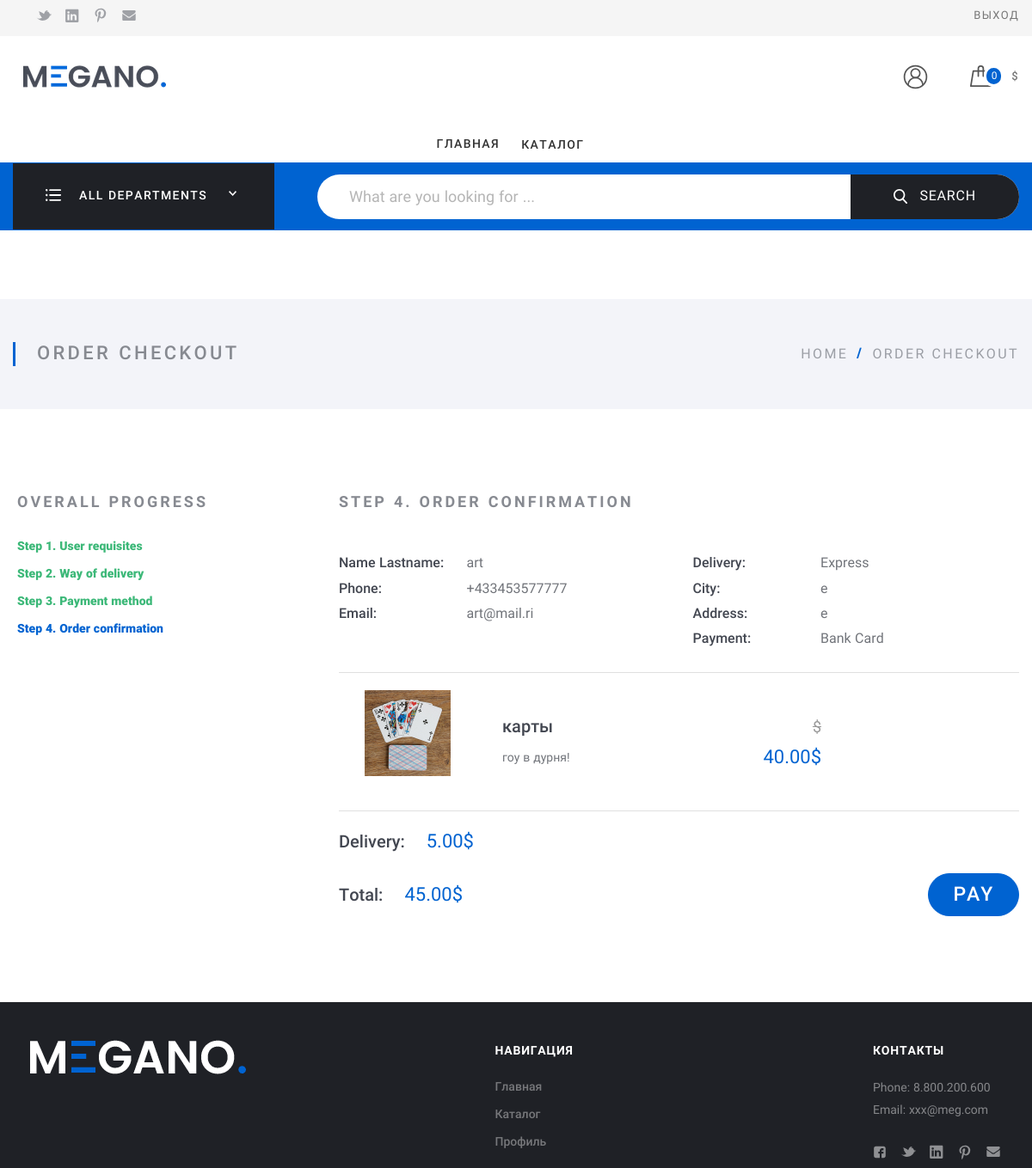
Page /step4/184/ (signed in) on the committed database.
### my_store_app/models.py (models this page shows, shortened)
class Order(models.Model):
    DELIVERY_CHOICES = [("reg", _("Regular")), ("exp", _("Express"))]
    PAYMENT_CHOICES = [
        ("card", _("Bank Card")),
        ("cash", _("From random account")),
    ]
    customer = models.ForeignKey(
        User,
        on_delete=models.CASCADE,
        null=True,
        related_name="orders",
        verbose_name=_("customer"),
    )
    fio = models.CharField(
        max_length=100, null=True, blank=True, verbose_name=_("name and lastname")
    )
    phone_valid = RegexValidator(
        regex=r"^\+?1?\d{6,15}$",
        message=" ".join(
            [
                str(_("номер телефона необходимо вводить в формате:")),
                "+999999999",
                str(_("до 15 символов.")),
            ]
        ),
    )
    phone = models.CharField(
        max_length=16,
        validators=[phone_valid],
        null=True,
        blank=True,
        verbose_name=_("phone number"),
    )
    email = models.EmailField(null=True, blank=True, verbose_name=_("email"))
    delivery = models.CharField(
        max_length=3,
        choices=DELIVERY_CHOICES,
        default="reg",
        verbose_name=_("delivery"),
    )
    payment_method = models.CharField(
        max_length=4,
        choices=PAYMENT_CHOICES,
        default="card",
        verbose_name=_("payment method"),
    )
    city = models.CharField(
        max_length=25, null=True, blank=True, verbose_name=_("city")
    )
    address = models.TextField(
        max_length=255, null=True, blank=True, verbose_name=_("address")
    )
    in_order = models.BooleanField(default=False, verbose_name=_("in order"))
    paid = models.BooleanField(default=False, verbose_name=_("order is payed"))
    payment_error = models.CharField(
        max_length=50, null=True, blank=True, verbose_name=_("payment error")
    )
    ordered = models.DateTimeField(
        null=True, blank=True, verbose_name=_("order placement date")
    )
    braintree_id = models.CharField(
        max_length=150, blank=True, verbose_name=_("transaction id")
    )
    delivery_cost = models.DecimalField(
        max_digits=10, decimal_places=2, default=0, verbose_name=_("Delivery cost")
    )
    @property
    def total_sum(self) -> Decimal:
        total = Decimal(0.00)
        for product in self.order_products.all():
            total += (
                product.final_price * product.quantity + product.order.delivery_cost
            )
        return Decimal(total)
    def name(self):
        return self.__str__()
    class Meta:
        verbose_name = _("order")
        verbose_name_plural = _("orders")

class OrderProduct(models.Model):
    order = models.ForeignKey(
        Order, on_delete=models.CASCADE, related_name="order_products"
    )
    product = models.ForeignKey(
        Product, on_delete=models.CASCADE, related_name="order_products"
    )
    final_price = models.DecimalField(
        max_digits=10, decimal_places=2, default=0, verbose_name=_("final_price")
    )
    quantity = models.IntegerField(null=True, default=1, verbose_name=_("quantity"))
    class Meta:
        verbose_name = _("order product")
        verbose_name_plural = _("order products")

class Product(models.Model):
    category = models.ForeignKey(
        ProductCategory,
        on_delete=models.CASCADE,
        related_name="products",
        verbose_name="good_category",
    )
    name = models.CharField(max_length=100, verbose_name=_("product name"))
    code = models.CharField(
        max_length=10, null=True, blank=True, verbose_name=_("product code")
    )
    slug = models.SlugField(db_index=True, verbose_name=_("product slug"))
    image = models.ImageField(verbose_name=_("product image"))
    description = models.TextField(
        max_length=2550, null=True, verbose_name=_("product description")
    )
    rating = models.FloatField(null=True, default=0, verbose_name=_("rating"))
    is_published = models.BooleanField(
        verbose_name=_("is published"), null=True, blank=True, default=True
    )
    tags = TaggableManager()
    limited = models.BooleanField(default=False, verbose_name=_("limited edition"))
    price = models.DecimalField(
        max_digits=10, decimal_places=2, verbose_name=_("price")
    )
    quantity = models.IntegerField(verbose_name=_("quantity"))
    is_free_delivery = models.BooleanField(default=False, verbose_name="free delivery")
    @property
    def image_url(self):
        if self.image and hasattr(self.image, "url"):
            return self.image.url
    class Meta:
        verbose_name = _("product")
        verbose_name_plural = _("products")
        db_table = "products"

### my_store_app/views.py (the view)
# urls.py: path("step4/<int:order_id>/", OrderStepFour.as_view(), name="order_step_four"),
class OrderStepFour(View):
    template_name = "order_step_four.html"
    def get(self, request: HttpRequest, order_id):
        user = request.user
        if user.is_authenticated:
            order = Order.objects.filter(id=order_id, in_order=True).last()
            return render(
                request, self.template_name, {"order": order, "order_id": order_id}
            )
        else:
            return redirect("login")

### my_store_app/templates/order_step_four.html (shortened to what this page needs)
{% extends 'base.html' %}
{% load static %}
{% load i18n %}
{%block header %}
  {% include 'includes/header.html' %}
{% endblock %}
{% block content %}
  <div class="Middle Middle_top">
    <div class="Middle-top">
      <div class="wrap">
        <div class="Middle-header">
          <h1 class="Middle-title">{% trans 'Order checkout' %}
          </h1>
          <ul class="breadcrumbs Middle-breadcrumbs">
            <li class="breadcrumbs-item"><a href="/">home</a>
            </li>
            <li class="breadcrumbs-item breadcrumbs-item_current"><span>{% trans 'Order checkout' %}</span>
            </li>
          </ul>
        </div>
      </div>
    </div>
    <div class="Middle Middle_top">
    <div class="Section Section_column Section_columnRight Section_columnWide Order">
      <div class="wrap">
        <div class="Section-column">
          <div class="Section-columnSection">
            <header class="Section-header">
              <strong class="Section-title">{% trans 'Overall progress' %}
              </strong>
            </header>
            <div class="Section-columnContent">
              <ul class="menu menu_vt Order-navigate">
                <li class="menu-item">
                    <a class="menu-link" href="../step1">
                        {% trans 'Step 1. User requisites' %}
                    </a>
                </li>
                <li class="menu-item">
                    <a class="menu-link" href="../step2">
                        {% trans 'Step 2. Way of delivery' %}
                    </a>
                </li>
                <li class="menu-item">
                    <a class="menu-link" href="../step3">
                        {% trans 'Step 3. Payment method' %}
                    </a>
                </li>
                <li class="menu-item_ACTIVE menu-item">
                    <a class="menu-link" href="../step4">
                        {% trans 'Step 4. Order confirmation' %}
                    </a>
                </li>
              </ul>
            </div>
          </div>
        </div>
        <div class="Section-content">
          <form class="form" action="{% url 'order_step_four' order_id%}" method="get">
            <div class="Order-block Order-block_OPEN" id="step4">
              <header class="Section-header Section-header_sm">
                <h2 class="Section-title">{% trans 'Step 4. Order confirmation' %}
                </h2>
              </header>
              <div class="Order-infoBlock">
                <div class="Order-personal">
                  <div class="row">
                    <div class="row-block">
                      <div class="Order-info">
                        <div class="Order-infoType">{% trans 'Name Lastname:' %}
                        </div>
                        <div class="Order-infoContent">{{ order.fio }}
                        </div>
                      </div>
                      <div class="Order-info">
                        <div class="Order-infoType">{% trans 'Phone:' %}
                        </div>
                        <div class="Order-infoContent">{{ order.phone }}
                        </div>
                      </div>
                      <div class="Order-info">
                        <div class="Order-infoType">{% trans 'Email:' %}
                        </div>
                        <div class="Order-infoContent">{{ order.email }}
                        </div>
                      </div>
                    </div>
                    <div class="row-block">
                      <div class="Order-info Order-info_delivery">
                        <div class="Order-infoType">{% trans 'Delivery:' %}
                        </div>
                        <div class="Order-infoContent">{{ order.get_delivery_display }}
                        </div>
                      </div>
                      <div class="Order-info">
                        <div class="Order-infoType">{% trans 'City:' %}
                        </div>
                        <div class="Order-infoContent">{{ order.city }}
                        </div>
                      </div>
                      <div class="Order-info">
                        <div class="Order-infoType">{% trans 'Address:' %}
                        </div>
                        <div class="Order-infoContent">{{ order.address }}
                        </div>
                      </div>
                      <div class="Order-info Order-info_pay">
                        <div class="Order-infoType">{% trans 'Payment:' %}
                        </div>
                        <div class="Order-infoContent">{{ order.get_payment_method_display }}
                        </div>
                      </div>
                    </div>
                  </div>
                </div>
                <div class="Cart Cart_order">
                  {% for product in order.order_products.all %}
                    <div class="Cart-product">
                        <div class="Cart-block Cart-block_row">
                          <div class="Cart-block Cart-block_pict"><a class="Cart-pict" href="#"><img class="Cart-img" src="{{ product.product.image_url }}" alt="card.jpg"/></a>
                          </div>
                          <div class="Cart-block Cart-block_info"><a class="Cart-title" href="#">{{ product.product.name }}</a>
                            <div class="Cart-desc">{{ product.product.description|truncatechars:30 }}
                            </div>
                          </div>
                          <div class="Cart-block Cart-block_price">
                            <div class="Cart-price_old">{{ product.price }}$
                            </div>
                            <div class="Cart-price">{{ product.final_price }}$
                            </div>
                          </div>
                        </div>
                    </div>
                  {% endfor %}
                  <div class="Cart-total">
                    <div class="Cart-block Cart-block_total">
                      <strong class="Cart-title">{% trans 'Delivery:' %}
                      </strong>
                        <span class="Cart-price">{{ order.delivery_cost }}$</span>
                    </div>
                  </div>
                  <div class="Cart-total" style="border-color: transparent; padding-top: 0">
                    <div class="Cart-block Cart-block_total">
                      <strong class="Cart-title">{% trans 'Total:' %}
                      </strong>
                        <span class="Cart-price">{{ order.total_sum }}$</span>
                    </div>
                    <div class="Cart-block">
                      <a class="btn btn_primary btn_lg" href="{% url 'payment' order.id %}">
                          {% trans 'Pay' %}
                      </a>
                    </div>
                  </div>
                </div>
              </div>
            </div>
          </form>
        </div>
      </div>
    </div>
    </div>
  </div>
{% endblock %}
{% block footer %}
{% include 'includes/footer.html' %}
{% endblock %}

### rows in the picture
Order: fio "art", phone "+433453577777", email "art@mail.ri", delivery "Express", city "e", address "e", payment_method "Bank Card", delivery_cost "5.00", total_sum "45.00"
OrderProduct: product.image_url (picture), product.name "карты", product.description "гоу в дурня!", final_price "40.00"
